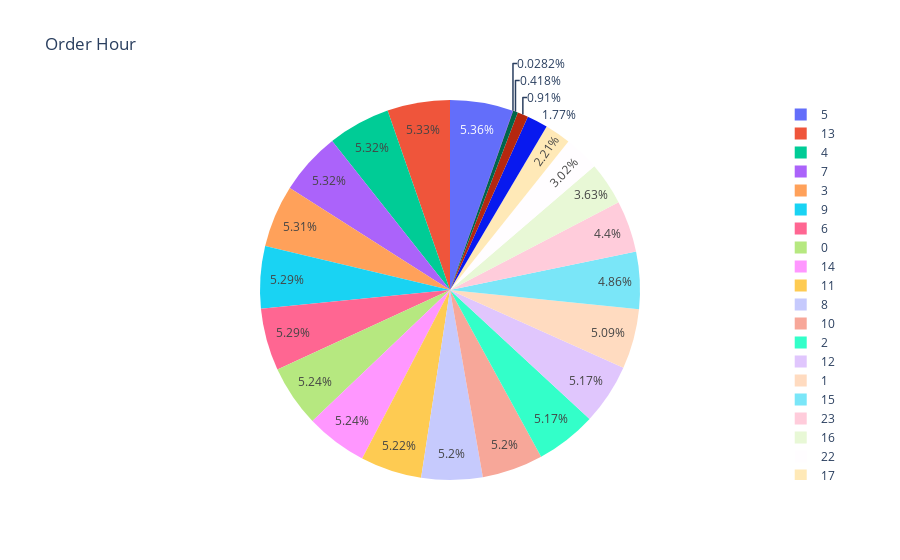

This figure's notebook cell:
### Code cell
fig = ply.graph_objs.Figure(
    data=[
        ply.graph_objs.Pie(labels=list(grouped_hour.to_dict().keys()), values=list(grouped_hour.to_dict().values()))]
    )
fig.update_layout(title_text='Order Hour')
fig.show()

### Figure 1 — Plotly figure (JSON) as saved in the notebook; plotly's stock layout.template omitted (floating-point values rounded to 4 significant figures)
{"data": [{"labels": [0, 1, 2, 3, 4, 5, 6, 7, 8, 9, 10, 11, 12, 13, 14, 15, 16, 17, 18, 19, 20, 21, 22, 23], "type": "pie", "values": [9482, 9220, 9352, 9617, 9631, 9705, 9577, 9628, 9404, 9581, 9402, 9445, 9350, 9648, 9482, 8794, 6574, 4004, 1647, 51, 756, 3209, 5462, 7955]}], "layout": {"title": {"text": "Order Hour"}}}
